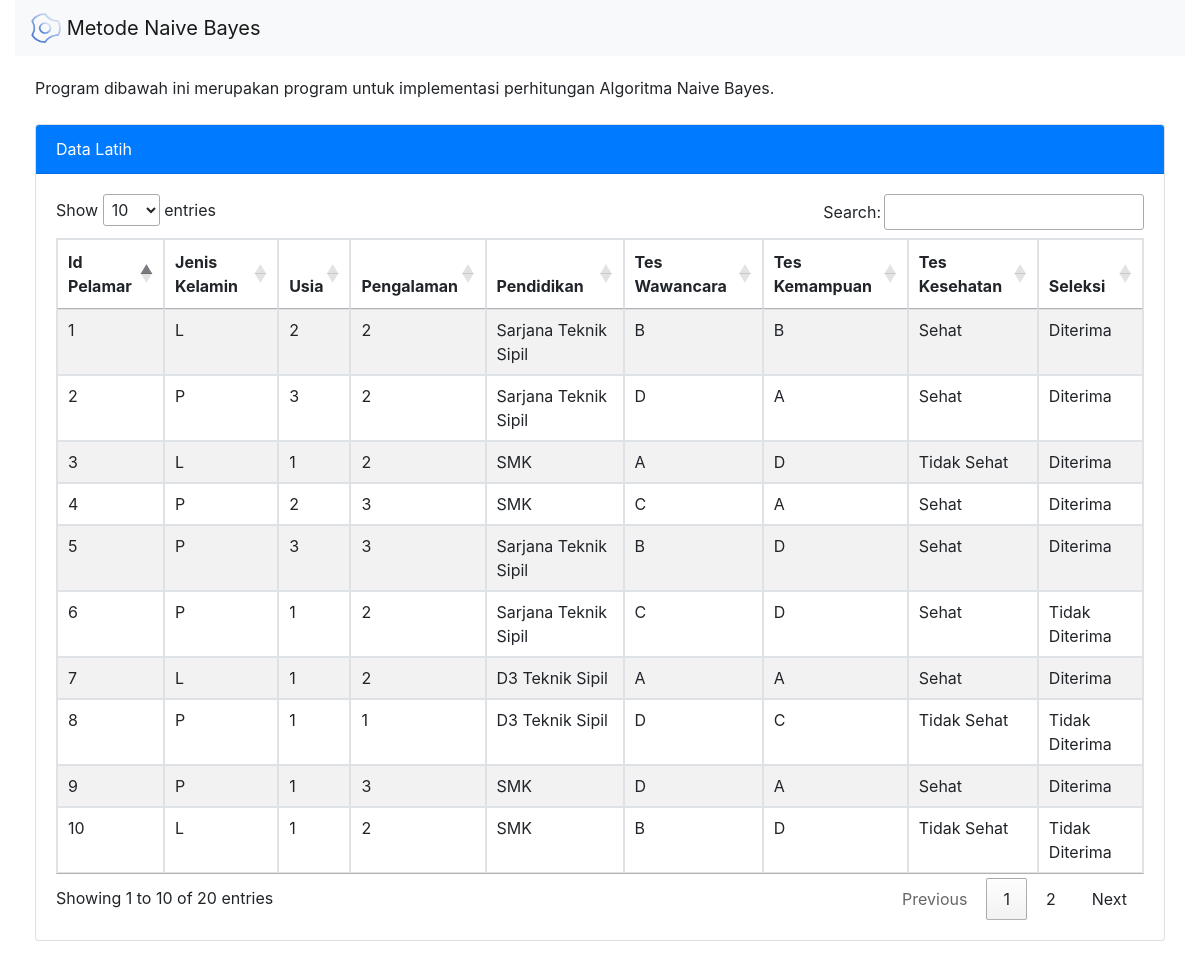
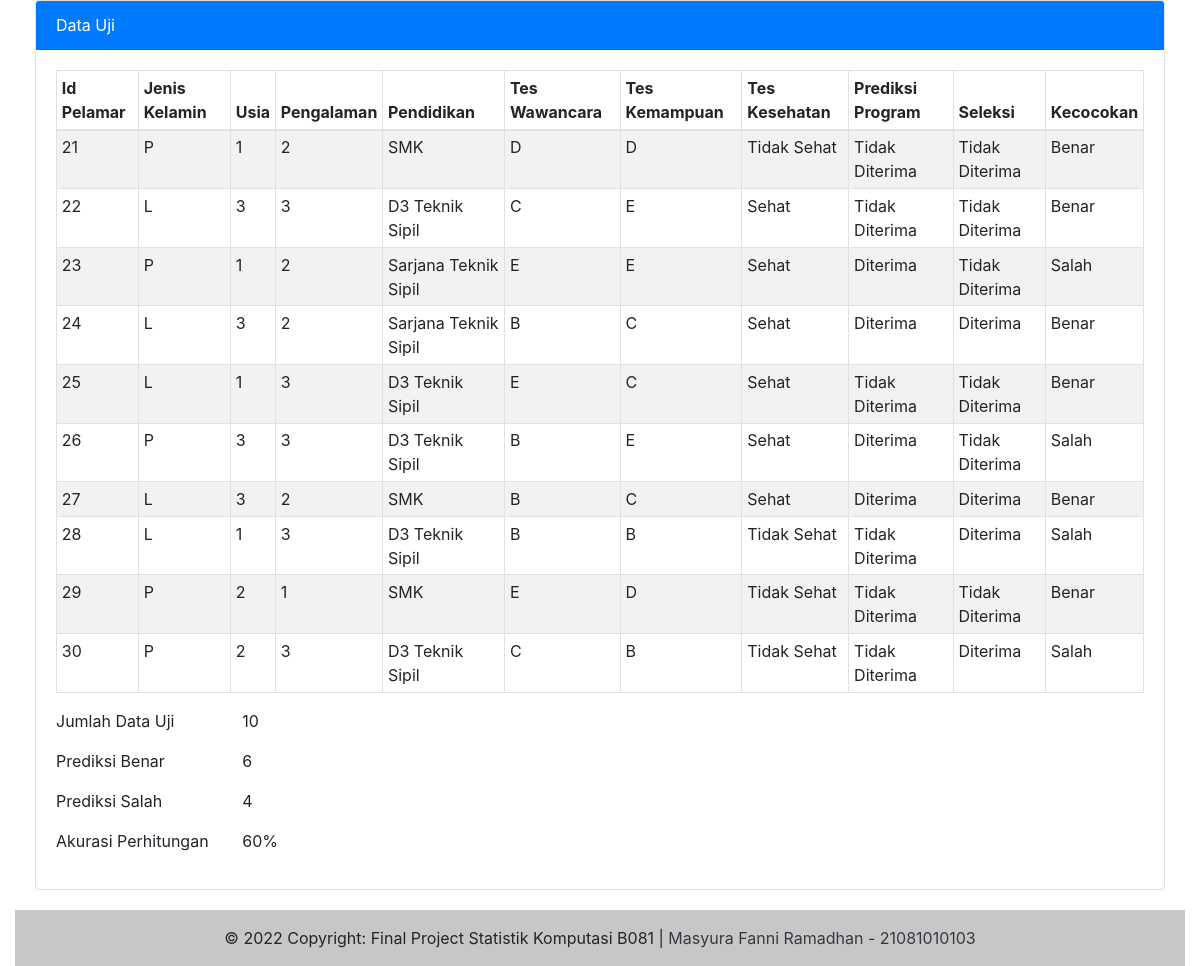
The page /Bayes.php on the database its author committed (2 pictures, top to bottom).
### tables this page shows
CREATE TABLE `datalatih` (
  `IdPelamar` int(11) NOT NULL,
  `Jk` enum('L','P') NOT NULL,
  `Usia` enum('1','2','3') NOT NULL,
  `Pengalaman` enum('1','2','3') NOT NULL,
  `Pendidikan` enum('Sarjana Teknik Sipil','D3 Teknik Sipil','SMK') NOT NULL,
  `TesWawancara` enum('A','B','C','D','E') NOT NULL,
  `TesKemampuan` enum('A','B','C','D','E') NOT NULL,
  `TesKesehatan` enum('Sehat','Tidak Sehat') NOT NULL,
  `Seleksi` enum('Diterima','Tidak Diterima') NOT NULL
);

CREATE TABLE `datauji` (
  `IdPelamar` int(11) NOT NULL,
  `Jk` enum('L','P') NOT NULL,
  `Usia` enum('1','2','3') NOT NULL,
  `Pengalaman` enum('1','2','3') NOT NULL,
  `Pendidikan` enum('Sarjana Teknik Sipil','D3 Teknik Sipil','SMK') NOT NULL,
  `TesWawancara` enum('A','B','C','D','E') NOT NULL,
  `TesKemampuan` enum('A','B','C','D','E') NOT NULL,
  `TesKesehatan` enum('Sehat','Tidak Sehat') NOT NULL,
  `Prediksi` enum('Diterima','Tidak Diterima') DEFAULT NULL,
  `Seleksi` enum('Diterima','Tidak Diterima') NOT NULL,
  `Koreksi` enum('Benar','Salah') DEFAULT NULL
);

### Bayes.php (the view, shortened to what this page needs)
<!DOCTYPE html>
<html lang="en">
    <head>
	    <link rel="stylesheet" type="text/css" href="bootstrap/css/bootstrap.min.css">
        <link rel="stylesheet" type="text/css" href="https://cdn.datatables.net/1.13.1/css/jquery.dataTables.min.css">
    </head>
    <body class="container-fluid">
        <?php
            include 'dbconnect.php';
        ?>
        <nav class="navbar navbar-light bg-light">
            <a class="navbar-brand" href="#">
                <img src="logo-nv.png" width="30" height="30" class="d-inline-block align-top" alt="">
                Metode Naive Bayes
            </a>
        </nav>
        <div class="card-body">
            Program dibawah ini merupakan program untuk implementasi perhitungan Algoritma Naive Bayes.
            <br><br>
            <div class="card">
                <div class="card-header bg-primary text-white">
                    Data Latih
                </div>
                <div class="card-body">
                    <table id="dtLatih" class="table table-striped table-bordered table-sm" cellspacing="0" width="100%">
                        <thead>
                            <tr>
                                <th class="th-sm">Id Pelamar</th>
                                <th class="th-sm">Jenis Kelamin</th>
                                <th class="th-sm">Usia</th>
                                <th class="th-sm">Pengalaman</th>
                                <th class="th-sm">Pendidikan</th>
                                <th class="th-sm">Tes Wawancara</th>
                                <th class="th-sm">Tes Kemampuan</th>
                                <th class="th-sm">Tes Kesehatan</th>
                                <th class="th-sm">Seleksi</th>
                            </tr>
                        </thead>
                        <tbody>
                            <?php
                                $query = mysqli_query($conn, "select *from datalatih");
                                while ($data = mysqli_fetch_array($query)){
                            ?>
                            <tr>
                                <td><?= $data['IdPelamar'] ?></td>
                                <td><?= $data['Jk'] ?></td>
                                <td><?= $data['Usia'] ?></td>
                                <td><?= $data['Pengalaman'] ?></td>
                                <td><?= $data['Pendidikan'] ?></td>
                                <td><?= $data['TesWawancara'] ?></td>
                                <td><?= $data['TesKemampuan'] ?></td>
                                <td><?= $data['TesKesehatan'] ?></td>
                                <td><?= $data['Seleksi'] ?></td>
                            </tr>
                            <?php } ?>
                        </tbody>
                    </table>
                </div>
            </div>
            <br>
            <div class="card">
                <div class="card-header bg-primary text-white">
                    Data Uji
                </div>
                <div class="card-body">
                    <table class="table table-striped table-bordered table-sm" cellspacing="0" width="100%">
                        <thead>
                            <tr>
                                <th class="th-sm">Id Pelamar</th>
                                <th class="th-sm">Jenis Kelamin</th>
                                <th class="th-sm">Usia</th>
                                <th class="th-sm">Pengalaman</th>
                                <th class="th-sm">Pendidikan</th>
                                <th class="th-sm">Tes Wawancara</th>
                                <th class="th-sm">Tes Kemampuan</th>
                                <th class="th-sm">Tes Kesehatan</th>
                                <th class="th-sm">Prediksi Program</th>
                                <th class="th-sm">Seleksi</th>
                                <th class="th-sm">Kecocokan</th>
                            </tr>
                        </thead>
                        <tbody>
                            <?php
                                $query = mysqli_query($conn, "select *from datauji");
                                while ($data = mysqli_fetch_array($query)){
                            ?>
                            <tr>
                                <td><?= $data['IdPelamar'] ?></td>
                                <td><?= $data['Jk'] ?></td>
                                <td><?= $data['Usia'] ?></td>
                                <td><?= $data['Pengalaman'] ?></td>
                                <td><?= $data['Pendidikan'] ?></td>
                                <td><?= $data['TesWawancara'] ?></td>
                                <td><?= $data['TesKemampuan'] ?></td>
                                <td><?= $data['TesKesehatan'] ?></td>
                                <td><?= $data['Prediksi'] ?></td>
                                <td><?= $data['Seleksi'] ?></td>
                                <td><?= $data['Koreksi'] ?></td>
                            </tr>
                            <?php } ?>
                        </tbody>
                    </table>
                    <div class="row">
                        <div class="col-2">
                            <p>Jumlah Data Uji</p>
                            <p>Prediksi Benar</p>
                            <p>Prediksi Salah</p>
                            <p>Akurasi Perhitungan</p>
                        </div>
                        <div class="col-2">
                            <?php
                                $query = mysqli_query($conn, "select count(IdPelamar) as total from datauji");
                                $dtuji = mysqli_fetch_array($query);
                                $query = mysqli_query($conn, "select count(Koreksi) as pb from datauji where Koreksi = 'Benar'");
                                $pediksi_benar = mysqli_fetch_array($query);
                                $query = mysqli_query($conn, "select count(Koreksi) as ps from datauji where Koreksi = 'Salah'");
                                $pediksi_salah = mysqli_fetch_array($query);
                            ?>
                            <p><?= $dtuji['total'] ?></p>
                            <p><?= $pediksi_benar['pb'] ?></p>
                            <p><?= $pediksi_salah['ps'] ?></p>
                            <p><?= ($pediksi_benar['pb'] / $dtuji['total'] * 100)."%" ?></p>
                        </div>
                    </div>
                </div>
            </div>
        </div>
        <footer class="bg-light text-center text-lg-start">
            <div class="text-center p-3" style="background-color: rgba(0, 0, 0, 0.2);">
                © 2022 Copyright: Final Project Statistik Komputasi B081 |
                <a class="text-dark" href="#">Masyura Fanni Ramadhan - 21081010103</a>
            </div>
        </footer>
    </body>
</html>

### rows shown on the page
datalatih: IdPelamar "1", Jk "L", Usia "2", Pengalaman "2", Pendidikan "Sarjana Teknik Sipil", TesWawancara "B", TesKemampuan "B", TesKesehatan "Sehat", Seleksi "Diterima"
datalatih: IdPelamar "2", Jk "P", Usia "3", Pengalaman "2", Pendidikan "Sarjana Teknik Sipil", TesWawancara "D", TesKemampuan "A", TesKesehatan "Sehat", Seleksi "Diterima"
datalatih: IdPelamar "3", Jk "L", Usia "1", Pengalaman "2", Pendidikan "SMK", TesWawancara "A", TesKemampuan "D", TesKesehatan "Tidak Sehat", Seleksi "Diterima"
datalatih: IdPelamar "4", Jk "P", Usia "2", Pengalaman "3", Pendidikan "SMK", TesWawancara "C", TesKemampuan "A", TesKesehatan "Sehat", Seleksi "Diterima"
datalatih: IdPelamar "5", Jk "P", Usia "3", Pengalaman "3", Pendidikan "Sarjana Teknik Sipil", TesWawancara "B", TesKemampuan "D", TesKesehatan "Sehat", Seleksi "Diterima"
datalatih: IdPelamar "6", Jk "P", Usia "1", Pengalaman "2", Pendidikan "Sarjana Teknik Sipil", TesWawancara "C", TesKemampuan "D", TesKesehatan "Sehat", Seleksi "Tidak Diterima"
datalatih: IdPelamar "7", Jk "L", Usia "1", Pengalaman "2", Pendidikan "D3 Teknik Sipil", TesWawancara "A", TesKemampuan "A", TesKesehatan "Sehat", Seleksi "Diterima"
datalatih: IdPelamar "8", Jk "P", Usia "1", Pengalaman "1", Pendidikan "D3 Teknik Sipil", TesWawancara "D", TesKemampuan "C", TesKesehatan "Tidak Sehat", Seleksi "Tidak Diterima"
datalatih: IdPelamar "9", Jk "P", Usia "1", Pengalaman "3", Pendidikan "SMK", TesWawancara "D", TesKemampuan "A", TesKesehatan "Sehat", Seleksi "Diterima"
datalatih: IdPelamar "10", Jk "L", Usia "1", Pengalaman "2", Pendidikan "SMK", TesWawancara "B", TesKemampuan "D", TesKesehatan "Tidak Sehat", Seleksi "Tidak Diterima"
datauji: IdPelamar "21", Jk "P", Usia "1", Pengalaman "2", Pendidikan "SMK", TesWawancara "D", TesKemampuan "D", TesKesehatan "Tidak Sehat", Prediksi "Tidak Diterima", Seleksi "Tidak Diterima", Koreksi "Benar"
datauji: IdPelamar "22", Jk "L", Usia "3", Pengalaman "3", Pendidikan "D3 Teknik Sipil", TesWawancara "C", TesKemampuan "E", TesKesehatan "Sehat", Prediksi "Tidak Diterima", Seleksi "Tidak Diterima", Koreksi "Benar"
datauji: IdPelamar "23", Jk "P", Usia "1", Pengalaman "2", Pendidikan "Sarjana Teknik Sipil", TesWawancara "E", TesKemampuan "E", TesKesehatan "Sehat", Prediksi "Diterima", Seleksi "Tidak Diterima", Koreksi "Salah"
datauji: IdPelamar "24", Jk "L", Usia "3", Pengalaman "2", Pendidikan "Sarjana Teknik Sipil", TesWawancara "B", TesKemampuan "C", TesKesehatan "Sehat", Prediksi "Diterima", Seleksi "Diterima", Koreksi "Benar"
datauji: IdPelamar "25", Jk "L", Usia "1", Pengalaman "3", Pendidikan "D3 Teknik Sipil", TesWawancara "E", TesKemampuan "C", TesKesehatan "Sehat", Prediksi "Tidak Diterima", Seleksi "Tidak Diterima", Koreksi "Benar"
datauji: IdPelamar "26", Jk "P", Usia "3", Pengalaman "3", Pendidikan "D3 Teknik Sipil", TesWawancara "B", TesKemampuan "E", TesKesehatan "Sehat", Prediksi "Diterima", Seleksi "Tidak Diterima", Koreksi "Salah"
datauji: IdPelamar "27", Jk "L", Usia "3", Pengalaman "2", Pendidikan "SMK", TesWawancara "B", TesKemampuan "C", TesKesehatan "Sehat", Prediksi "Diterima", Seleksi "Diterima", Koreksi "Benar"
datauji: IdPelamar "28", Jk "L", Usia "1", Pengalaman "3", Pendidikan "D3 Teknik Sipil", TesWawancara "B", TesKemampuan "B", TesKesehatan "Tidak Sehat", Prediksi "Tidak Diterima", Seleksi "Diterima", Koreksi "Salah"
datauji: IdPelamar "29", Jk "P", Usia "2", Pengalaman "1", Pendidikan "SMK", TesWawancara "E", TesKemampuan "D", TesKesehatan "Tidak Sehat", Prediksi "Tidak Diterima", Seleksi "Tidak Diterima", Koreksi "Benar"
datauji: IdPelamar "30", Jk "P", Usia "2", Pengalaman "3", Pendidikan "D3 Teknik Sipil", TesWawancara "C", TesKemampuan "B", TesKesehatan "Tidak Sehat", Prediksi "Tidak Diterima", Seleksi "Diterima", Koreksi "Salah"

### other values the page prints
$dtuji['total'] "10"
$pediksi_benar['pb'] "6"
$pediksi_salah['ps'] "4"
$pediksi_benar['pb'] / $dtuji['total'] * 100 "60"
